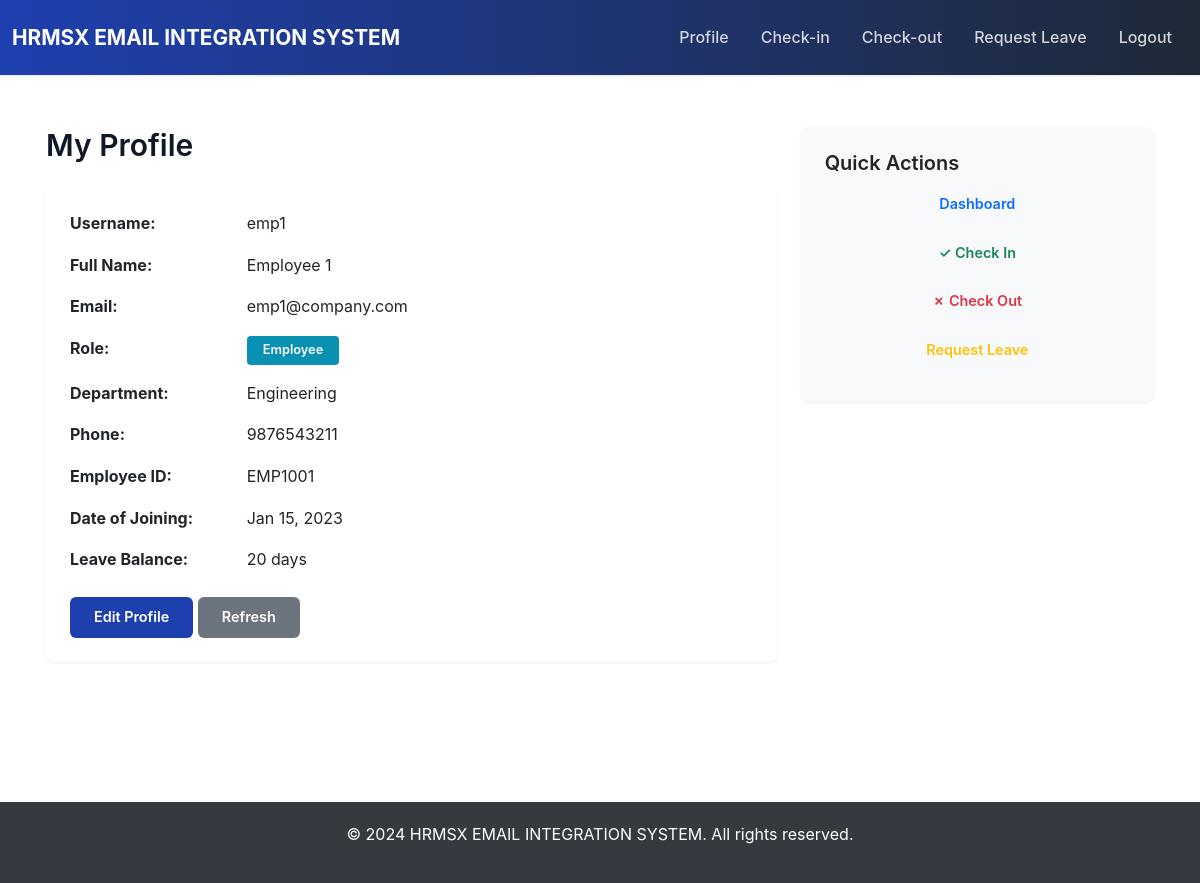
Page /profile/ (signed in) on the committed database.
### users/models.py (models this page shows, shortened)
class UserRole(models.Model):
    ROLE_CHOICES = [
        ('employee', 'Employee'),
        ('manager', 'Manager'),
        ('hr', 'HR'),
    ]
    user = models.OneToOneField(User, on_delete=models.CASCADE, related_name='role_profile')
    role = models.CharField(max_length=20, choices=ROLE_CHOICES)
    department = models.CharField(max_length=100, blank=True)
    phone = models.CharField(max_length=20, blank=True)
    profile_image = models.ImageField(upload_to='profile_images/', null=True, blank=True)
    manager = models.ForeignKey(User, on_delete=models.SET_NULL, null=True, blank=True, related_name='subordinates')
    created_at = models.DateTimeField(auto_now_add=True)
    updated_at = models.DateTimeField(auto_now=True)
    class Meta:
        verbose_name_plural = "User Roles"

class EmployeeProfile(models.Model):
    user = models.OneToOneField(User, on_delete=models.CASCADE, related_name='employee_profile')
    employee_id = models.CharField(max_length=50, unique=True)
    date_of_joining = models.DateField()
    leave_balance = models.IntegerField(default=20)
    emergency_contact = models.CharField(max_length=200, blank=True)
    address = models.TextField(blank=True)
    is_active_employee = models.BooleanField(default=True)
    created_at = models.DateTimeField(auto_now_add=True)
    updated_at = models.DateTimeField(auto_now=True)
    class Meta:
        verbose_name_plural = "Employee Profiles"

### users/views.py (the view)
# urls.py: path('profile/', views.profile_view, name='profile'),
@login_required(login_url='login')
def profile_view(request):
    user = request.user
    role_profile = get_object_or_404(UserRole, user=user)
    employee_profile = None
    if hasattr(user, 'employee_profile'):
        employee_profile = user.employee_profile
    context = {
        'user': user,
        'role_profile': role_profile,
        'employee_profile': employee_profile,
    }
    return render(request, 'users/profile.html', context)

### users/context_processors.py (called while the page is built)
def user_role(request):
    if request.user.is_authenticated:
        try:
            role_obj = UserRole.objects.get(user=request.user)
            return {
                'user_role': role_obj.role,
                'user_role_obj': role_obj,
            }
        except UserRole.DoesNotExist:
            return {
                'user_role': None,
                'user_role_obj': None,
            }
    return {
        'user_role': None,
        'user_role_obj': None,
    }

### templates/users/profile.html (shortened to what this page needs)
{% extends 'base.html' %}
{% block content %}
<div class="container">
    <div class="row mb-4">
        <div class="col-md-8">
            <h2 class="mb-4"> My Profile</h2>
            <div class="card">
                <div class="card-body">
                    <div class="row mb-3">
                        <div class="col-md-3">
                            <strong>Username:</strong>
                        </div>
                        <div class="col-md-9">
                            {{ user.username }}
                        </div>
                    </div>
                    <div class="row mb-3">
                        <div class="col-md-3">
                            <strong>Full Name:</strong>
                        </div>
                        <div class="col-md-9">
                            {{ user.get_full_name|default:"Not set" }}
                        </div>
                    </div>
                    <div class="row mb-3">
                        <div class="col-md-3">
                            <strong>Email:</strong>
                        </div>
                        <div class="col-md-9">
                            {{ user.email }}
                        </div>
                    </div>
                    <div class="row mb-3">
                        <div class="col-md-3">
                            <strong>Role:</strong>
                        </div>
                        <div class="col-md-9">
                            <span class="badge bg-info">{{ role_profile.get_role_display }}</span>
                        </div>
                    </div>
                    <div class="row mb-3">
                        <div class="col-md-3">
                            <strong>Department:</strong>
                        </div>
                        <div class="col-md-9">
                            {{ role_profile.department|default:"Not set" }}
                        </div>
                    </div>
                    <div class="row mb-3">
                        <div class="col-md-3">
                            <strong>Phone:</strong>
                        </div>
                        <div class="col-md-9">
                            {{ role_profile.phone|default:"Not set" }}
                        </div>
                    </div>
                    {% if employee_profile %}
                    <div class="row mb-3">
                        <div class="col-md-3">
                            <strong>Employee ID:</strong>
                        </div>
                        <div class="col-md-9">
                            {{ employee_profile.employee_id }}
                        </div>
                    </div>
                    <div class="row mb-3">
                        <div class="col-md-3">
                            <strong>Date of Joining:</strong>
                        </div>
                        <div class="col-md-9">
                            {{ employee_profile.date_of_joining|date:"M d, Y" }}
                        </div>
                    </div>
                    <div class="row mb-3">
                        <div class="col-md-3">
                            <strong>Leave Balance:</strong>
                        </div>
                        <div class="col-md-9">
                            {{ employee_profile.leave_balance }} days
                        </div>
                    </div>
                    {% endif %}
                    <div class="row mt-4">
                        <div class="col-md-12">
                            <a href="{% url 'edit_profile' %}" class="btn btn-primary">Edit Profile</a>
                            <a href="{% url 'profile' %}" class="btn btn-secondary">Refresh</a>
                        </div>
                    </div>
                </div>
            </div>
        </div>
        <div class="col-md-4">
            <div class="card bg-light">
                <div class="card-body">
                    <h5 class="card-title">Quick Actions</h5>
                    {% if role_profile.role == 'employee' %}
                    <a href="{% url 'employee_dashboard' %}" class="btn btn-outline-primary btn-sm w-100 mb-2">
                        Dashboard</a>
                    <a href="{% url 'check_in' %}" class="btn btn-outline-success btn-sm w-100 mb-2">✓ Check In</a>
                    <a href="{% url 'check_out' %}" class="btn btn-outline-danger btn-sm w-100 mb-2">✗ Check Out</a>
                    <a href="{% url 'request_leave' %}" class="btn btn-outline-warning btn-sm w-100 mb-2"> Request
                        Leave</a>
                    {% elif role_profile.role == 'manager' %}
                    <a href="{% url 'manager_dashboard' %}" class="btn btn-outline-primary btn-sm w-100 mb-2">
                        Dashboard</a>
                    <a href="{% url 'leave_requests' %}" class="btn btn-outline-info btn-sm w-100 mb-2"> Leave
                        Requests</a>
                    {% elif role_profile.role == 'hr' %}
                    <a href="{% url 'hr_dashboard' %}" class="btn btn-outline-primary btn-sm w-100 mb-2">
                        Dashboard</a>
                    <a href="/admin/" class="btn btn-outline-secondary btn-sm w-100 mb-2"> Admin Panel</a>
                    {% endif %}
                </div>
            </div>
        </div>
    </div>
</div>
{% endblock %}

### static/custom.css (style rules this page uses)
:root { --primary-color: #1e40af; --secondary-color: #1f2937; --accent-color: #0ea5e9; --success-color: #059669; --danger-color: #dc2626; --warning-color: #d97706; --info-color: #0891b2; --light-bg: #f9fafb; --dark-text: #111827; --border-color: #e5e7eb; }
* { font-family: -apple-system, BlinkMacSystemFont, 'Segoe UI', 'Roboto', 'Oxygen', 'Ubuntu', 'Cantarell', sans-serif; }
body { background: #ffffff; color: var(--dark-text); line-height: 1.6; }
.card { border: none; border-radius: 8px; box-shadow: 0 1px 3px rgba(0, 0, 0, 0.08); transition: all 0.3s ease; margin-bottom: 1.5rem; }
.card-body { padding: 1.5rem; }
.btn { border: none; border-radius: 6px; font-weight: 600; padding: 0.6rem 1.5rem; transition: all 0.3s ease; text-transform: none; font-size: 0.9rem; letter-spacing: 0px; }
.btn-primary { background: var(--primary-color); color: white; }
.badge { padding: 0.5rem 1rem; border-radius: 4px; font-weight: 600; font-size: 0.8rem; letter-spacing: 0px; }
.bg-info { background: var(--info-color) !important; color: white !important; }
h1, h2, h3, h4, h5, h6 { color: var(--dark-text); font-weight: 600; margin-bottom: 1rem; }
h2 { font-size: 1.875rem; }
.container { padding: 2rem 1rem; }

### templates/base.html (style rules this page uses)
body { display: flex; flex-direction: column; min-height: 100vh; background-color: #f5f5f5; }
.card { border: none; box-shadow: 0 2px 8px rgba(0, 0, 0, 0.1); border-radius: 8px; }
.btn-primary { background: linear-gradient(135deg, #667eea 0%, #764ba2 100%); border: none; }

### rows in the picture
UserRole: role "Employee", department "Engineering", phone "9876543211"
EmployeeProfile: employee_id "EMP1001", date_of_joining "Jan 15, 2023", leave_balance "20"

### other values in the picture
{{ user.username }} "emp1"
{{ user.get_full_name|default:"Not set" }} "Employee 1"
{{ user.email }} "emp1@company.com"
